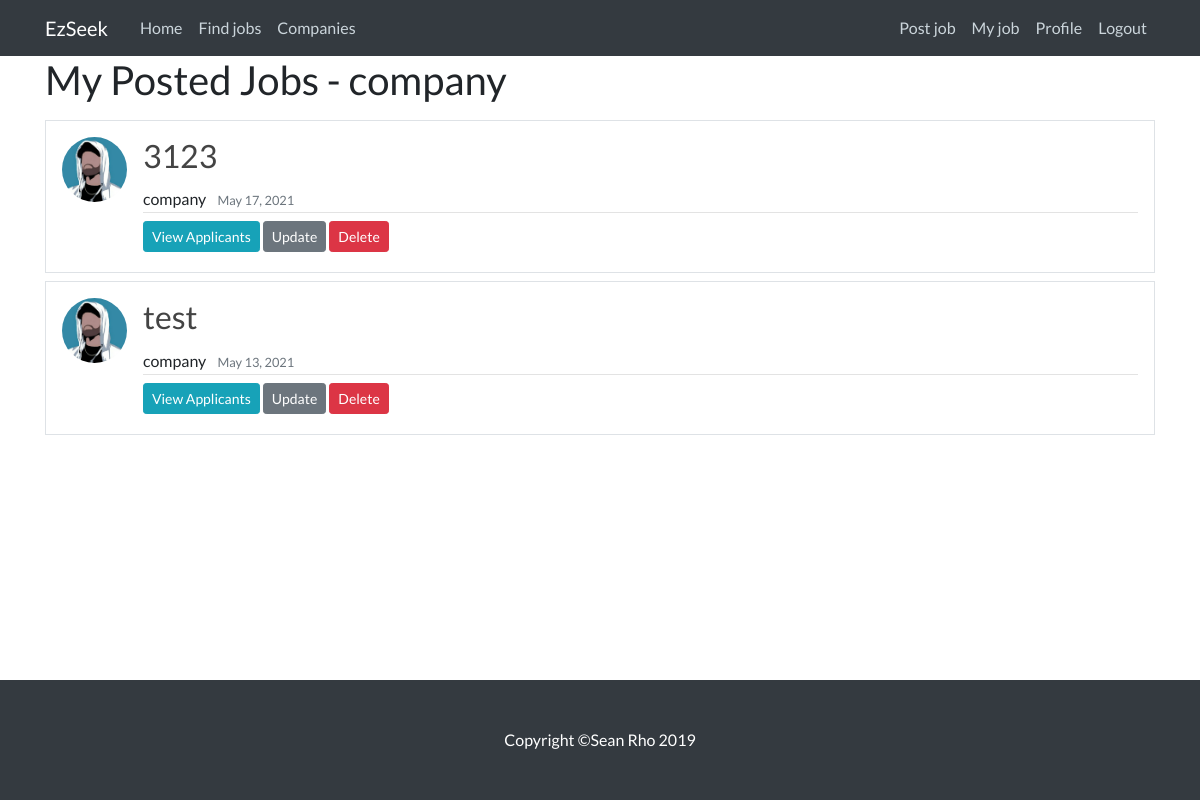
The page /myJob/company (signed in) on the database its author committed.
### RS/models.py (models this page shows, shortened)
class Post(models.Model):
    title = models.CharField(max_length=100)
    content = models.TextField()
    date_posted = models.DateTimeField(default=timezone.now)
    author = models.ForeignKey(User, on_delete=models.CASCADE)
    applied = models.ManyToManyField(User, related_name='applied', blank=True)

class Profile(models.Model):
    user = models.OneToOneField(User, on_delete=models.CASCADE)
    image = models.ImageField(default='default.jpg', upload_to='profile_pics')

### RS/views.py (the view)
# urls.py: path('myJob/<str:username>', MyJobListView.as_view(), name='myJob'),
class MyJobListView(UserPassesTestMixin, ListView):
    model = Post
    template_name = 'myJob.html'
    context_object_name = 'posts'
    paginate_by = 5
    def get_queryset(self):
        user = get_object_or_404(User, username=self.kwargs.get('username'))
        return Post.objects.filter(author=user).order_by('-date_posted')
    def test_func(self):
        currentUser = self.kwargs['username'] #magic kwargs!!!
        if self.request.user.username == currentUser:
            return True
        raise Http404("You are not allowed to view other company's personal job listing page.")

### RS/templates/myJob.html (shortened to what this page needs)
{% extends "base.html" %}
{% block content %}
    <h1 class="mb-3">My Posted Jobs - {{ view.kwargs.username }}</h1>
    {% for post in posts %}
    <div>
     <div class="media border p-3 mb-2">
      <img class="rounded-circle article-img" src="{{ post.author.profile.image.url }}">
       <div class="card h-100 w-100 border-0">
        <div class="article-metadata">
         <h2 class="card-title">
          <a class="article-title" href="{% url 'myJobDetail' post.id %}">{{ post.title }}
         </h2>
              <a class="mr-2">{{ post.author }}</a>
              <small class="text-muted">{{ post.date_posted|date:"F d, Y" }}</small>
        </div>
          <div>
            <a class="btn btn-info btn-sm mt-1 mb-1" href="{% url 'myApplicant' post.id %}">View Applicants</a>
            <a class="btn btn-secondary btn-sm mt-1 mb-1" href="{% url 'jobUpdate' post.id %}">Update</a>
            <a class="btn btn-danger btn-sm mt-1 mb-1" href="{% url 'myJobDelete' post.id %}">Delete</a>
          </div>
       </div>
     </div>
    </div>
    {% endfor %}
{% endblock content %}

### RS/static/main.css (style rules this page uses)
html { height: 100%; }
body { font-family: 'Lato', 'Helvetica Neue', Helvetica, Arial, sans-serif; padding-top: 56px; min-height: 100%; display: flex; flex-direction: column; }
h1, h2, h3, h4, h5, h6 { font-family: 'Lato', 'Helvetica Neue', Helvetica, Arial, sans-serif; }
.article-title { color: #444444; }
.article-img { height: 65px; width: 65px; margin-right: 16px; }
.article-metadata { padding-bottom: 1px; margin-bottom: 4px; border-bottom: 1px solid #e3e3e3 }

### rows shown on the page
Post: author.profile.image (picture), title "3123", author "company", date_posted "May 17, 2021"
Post: author.profile.image (picture), title "test", author "company", date_posted "May 13, 2021"

### other values the page prints
{{ view.kwargs.username }} "company"
